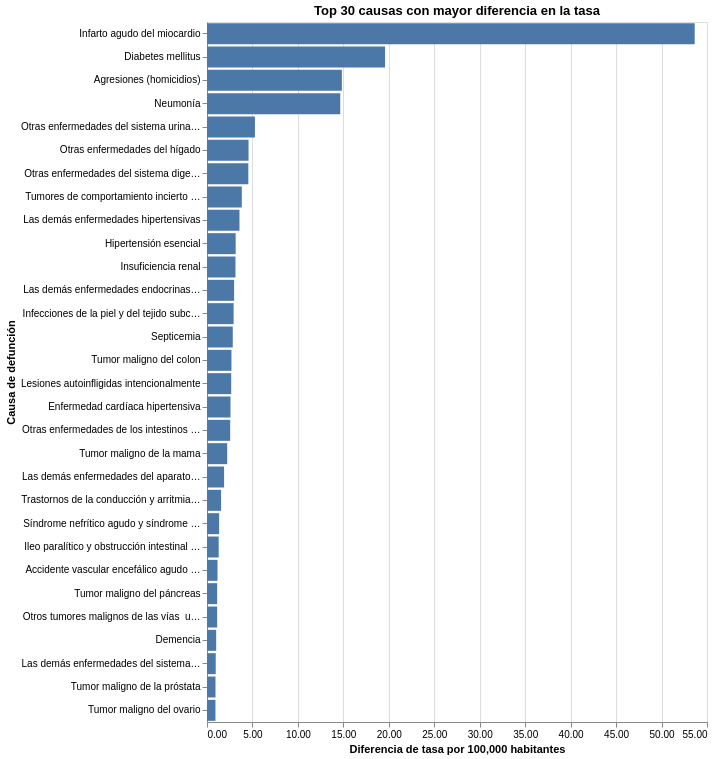

This figure's notebook cell:
### Code cell
# Mayor diferencia (descending)
top_30_diferencia = (
    diferencia_tasa
    .dropna(subset=["diferencia_tasa_100k"])
    .nlargest(30, "diferencia_tasa_100k")
)

alt.Chart(top_30_diferencia).mark_bar().encode(
    x=alt.X(
        "diferencia_tasa_100k:Q",
        title="Diferencia de tasa por 100,000 habitantes",
        axis=alt.Axis(format=".2f")
    ),
    y=alt.Y(
        "lista_mex_desc:N",
        sort="-x",
        title="Causa de defunción"
    ),
    tooltip=[
        alt.Tooltip("lista_mex_desc:N", title="Causa"),
        alt.Tooltip(
            "diferencia_tasa_100k:Q",
            title="Diferencia",
            format=".3f"
        )
    ]
).properties(
    width=500,
    height=700,
    title="Top 30 causas con mayor diferencia en la tasa"
)

### Figure 1 — Vega-Lite specification as saved in the notebook (floating-point values rounded to 4 significant figures)
{"config": {"view": {"continuousWidth": 300, "continuousHeight": 300}}, "data": {"name": "data-e8a81de80f71d2fd15678e1536a24e20"}, "mark": {"type": "bar"}, "encoding": {"tooltip": [{"field": "lista_mex_desc", "title": "Causa", "type": "nominal"}, {"field": "diferencia_tasa_100k", "format": ".3f", "title": "Diferencia", "type": "quantitative"}], "x": {"axis": {"format": ".2f"}, "field": "diferencia_tasa_100k", "title": "Diferencia de tasa por 100,000 habitantes", "type": "quantitative"}, "y": {"field": "lista_mex_desc", "sort": "-x", "title": "Causa de defunción", "type": "nominal"}}, "height": 700, "title": "Top 30 causas con mayor diferencia en la tasa", "width": 500, "$schema": "https://vega.github.io/schema/vega-lite/v5.20.1.json", "datasets": {"data-e8a81de80f71d2fd15678e1536a24e20": [{"lista_mex_desc": "Infarto agudo del miocardio", "diferencia_tasa_100k": 53.65}, {"lista_mex_desc": "Diabetes mellitus", "diferencia_tasa_100k": 19.59}, {"lista_mex_desc": "Agresiones (homicidios)", "diferencia_tasa_100k": 14.84}, {"lista_mex_desc": "Neumonía", "diferencia_tasa_100k": 14.66}, {"lista_mex_desc": "Otras enfermedades del sistema urinario", "diferencia_tasa_100k": 5.273}, {"lista_mex_desc": "Otras enfermedades del hígado", "diferencia_tasa_100k": 4.57}, {"lista_mex_desc": "Otras enfermedades del sistema digestivo", "diferencia_tasa_100k": 4.546}, {"lista_mex_desc": "Tumores de comportamiento incierto o desconocido", "diferencia_tasa_100k": 3.828}, {"lista_mex_desc": "Las demás enfermedades hipertensivas", "diferencia_tasa_100k": 3.572}, {"lista_mex_desc": "Hipertensión esencial", "diferencia_tasa_100k": 3.153}, {"lista_mex_desc": "Insuficiencia renal", "diferencia_tasa_100k": 3.132}, {"lista_mex_desc": "Las demás enfermedades endocrinas y metabólicas", "diferencia_tasa_100k": 2.983}, {"lista_mex_desc": "Infecciones de la piel y del tejido subcutáneo", "diferencia_tasa_100k": 2.93}, {"lista_mex_desc": "Septicemia", "diferencia_tasa_100k": 2.835}, {"lista_mex_desc": "Tumor maligno del colon", "diferencia_tasa_100k": 2.69}, {"lista_mex_desc": "Lesiones autoinfligidas intencionalmente", "diferencia_tasa_100k": 2.664}, {"lista_mex_desc": "Enfermedad cardíaca hipertensiva", "diferencia_tasa_100k": 2.587}, {"lista_mex_desc": "Otras enfermedades de los intestinos y del peritoneo", "diferencia_tasa_100k": 2.551}, {"lista_mex_desc": "Tumor maligno de la mama", "diferencia_tasa_100k": 2.221}, {"lista_mex_desc": "Las demás enfermedades del aparato respiratorio", "diferencia_tasa_100k": 1.88}, {"lista_mex_desc": "Trastornos de la conducción y arritmias cardíacas", "diferencia_tasa_100k": 1.551}, {"lista_mex_desc": "Síndrome nefrítico agudo y síndrome nefrítico rápidamente progresivo", "diferencia_tasa_100k": 1.334}, {"lista_mex_desc": "Ileo paralítico y obstrucción intestinal sin hernia", "diferencia_tasa_100k": 1.286}, {"lista_mex_desc": "Accidente vascular encefálico agudo no especificado como hemorrágico o isquémico", "diferencia_tasa_100k": 1.156}, {"lista_mex_desc": "Tumor maligno del páncreas", "diferencia_tasa_100k": 1.117}, {"lista_mex_desc": "Otros tumores malignos de las vías  urinarias", "diferencia_tasa_100k": 1.117}, {"lista_mex_desc": "Demencia", "diferencia_tasa_100k": 1.01}, {"lista_mex_desc": "Las demás enfermedades del sistema nervioso", "diferencia_tasa_100k": 0.9612}, {"lista_mex_desc": "Tumor maligno de la próstata", "diferencia_tasa_100k": 0.9342}, {"lista_mex_desc": "Tumor maligno del ovario", "diferencia_tasa_100k": 0.9308}]}}
